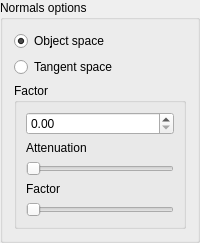
                   <widget class="QGroupBox" name="normal_opt">
                    <property name="title">
                     <string>Normals options</string>
                    </property>
                    <layout class="QVBoxLayout" name="verticalLayout_5">
                     <item>
                      <widget class="QRadioButton" name="use_objectSpace">
                       <property name="text">
                        <string>Ob&amp;ject space</string>
                       </property>
                       <property name="checked">
                        <bool>true</bool>
                       </property>
                      </widget>
                     </item>
                     <item>
                      <widget class="QRadioButton" name="use_tangentSpace">
                       <property name="text">
                        <string>Tangent space</string>
                       </property>
                      </widget>
                     </item>
                     <item>
                      <widget class="QGroupBox" name="nmap_factor_opt">
                       <property name="sizePolicy">
                        <sizepolicy hsizetype="Expanding" vsizetype="Fixed">
                         <horstretch>0</horstretch>
                         <verstretch>0</verstretch>
                        </sizepolicy>
                       </property>
                       <property name="title">
                        <string>Factor</string>
                       </property>
                       <layout class="QVBoxLayout" name="verticalLayout_4">
                        <item>
                         <widget class="QDoubleSpinBox" name="factor_nmap"/>
                        </item>
                        <item>
                         <widget class="QLabel" name="label">
                          <property name="text">
                           <string>Attenuation</string>
                          </property>
                         </widget>
                        </item>
                        <item>
                         <widget class="QSlider" name="attenuation_slider_nmap">
                          <property name="minimum">
                           <number>1</number>
                          </property>
                          <property name="maximum">
                           <number>10</number>
                          </property>
                          <property name="orientation">
                           <enum>Qt::Horizontal</enum>
                          </property>
                         </widget>
                        </item>
                        <item>
                         <widget class="QLabel" name="label_2">
                          <property name="text">
                           <string>Factor</string>
                          </property>
                         </widget>
                        </item>
                        <item>
                         <widget class="QSlider" name="factor_slider_nmap">
                          <property name="styleSheet">
                           <string notr="true">QSlider {
qradialgradient(spread:pad, cx:0.5, cy:0.5, radius:0.5, fx:0.5, fy:0.5, stop:0 rgba(255, 255, 255, 255), stop:0.1 rgba(255, 255, 255, 255), stop:0.2 rgba(255, 176, 176, 167), stop:0.3 rgba(255, 151, 151, 92), stop:0.4 rgba(255, 125, 125, 51), stop:0.5 rgba(255, 76, 76, 205), stop:0.52 rgba(255, 76, 76, 205), stop:0.6 rgba(255, 180, 180, 84), stop:1 rgba(255, 255, 255, 0))

}</string>
                          </property>
                          <property name="orientation">
                           <enum>Qt::Horizontal</enum>
                          </property>
                         </widget>
                        </item>
                       </layout>
                      </widget>
                     </item>
                    </layout>
                   </widget>
